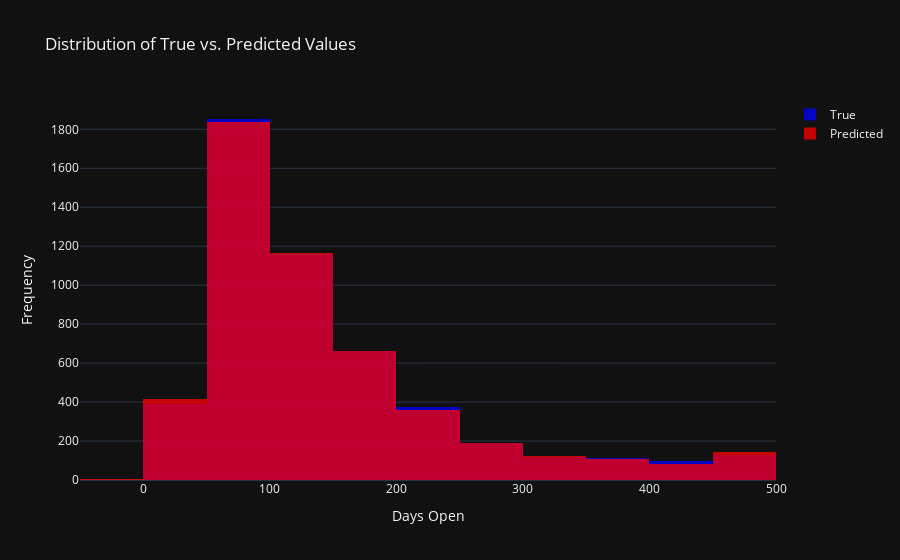

The notebook cell this image was saved under:
### Code cell
# Distribution of true values and predicted values
fig4 = go.Figure()

# Plot histogram of true values in blue
fig4.add_trace(go.Histogram(x=y_test, nbinsx=20, name='True', marker=dict(color='blue'), opacity=0.7))

# Plot histogram of predicted values in red
fig4.add_trace(go.Histogram(x=y_pred.flatten(), nbinsx=20, name='Predicted', marker=dict(color='red'), opacity=0.7))

fig4.update_layout(title='Distribution of True vs. Predicted Values',
                   xaxis_title='Days Open',
                   yaxis_title='Frequency',
                   barmode='overlay')

fig4.update_traces(opacity=0.75)


fig4.show()

### Figure 1 — Plotly figure (JSON) as saved in the notebook; plotly's stock layout.template omitted (floating-point values rounded to 4 significant figures; data arrays with more than 128 entries replaced by an {"elided": "..."} marker saying what was removed)
{"data": [{"marker": {"color": "blue"}, "name": "True", "nbinsx": 20, "opacity": 0.75, "type": "histogram", "x": {"elided": "5087 float values"}}, {"marker": {"color": "red"}, "name": "Predicted", "nbinsx": 20, "opacity": 0.75, "type": "histogram", "x": {"elided": "5087 float values"}}], "layout": {"barmode": "overlay", "title": {"text": "Distribution of True vs. Predicted Values"}, "xaxis": {"title": {"text": "Days Open"}}, "yaxis": {"title": {"text": "Frequency"}}}}
